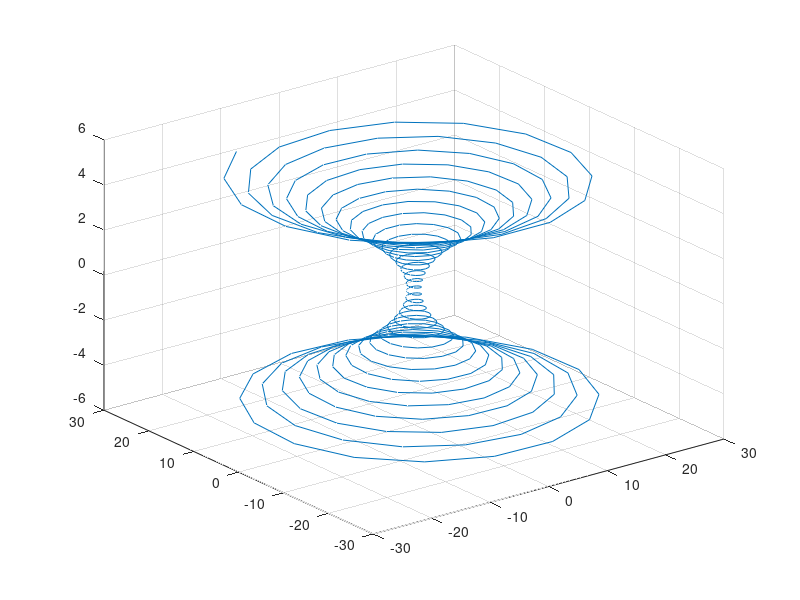

The MATLAB script that drew this image:
%Problem 3
clear
clc
t=linspace(-5,5,500);
%Equations
x=(1+t.^2).*sin(20.*t);
y=(1+t.^2).*cos(20.*t);
z=t;
%Plotting
plot3(x,y,z);
grid on;